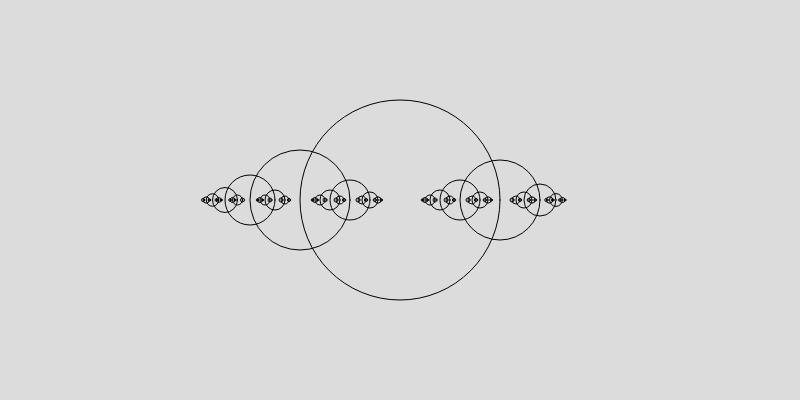
Frame 1 (no input)
Frame 60 (no input): identical to frame 1, image omitted
Frame 120 (the mouse pressed at the canvas centre since frame 60): identical to frame 1, image omitted

The p5.js sketch that drew this single still picture (run headless with seeded random() and noise() and a simulated clock; from frame 60 on, the mouse is pressed at the canvas centre):

// p5.js sketch
// ── sketch.js
function setup() {
  createCanvas(800, 400);
}

function draw() {
  background(220);
    drawCircle(400,200,100);
}


function drawCircle(x,y,r){
  stroke(0);
  noFill();
  circle(x,y,r*2);
  
  
  if (r>2){
  drawCircle(x+r,y, r*0.4);
      drawCircle(x-r,y, r*0.5);
    }
}
